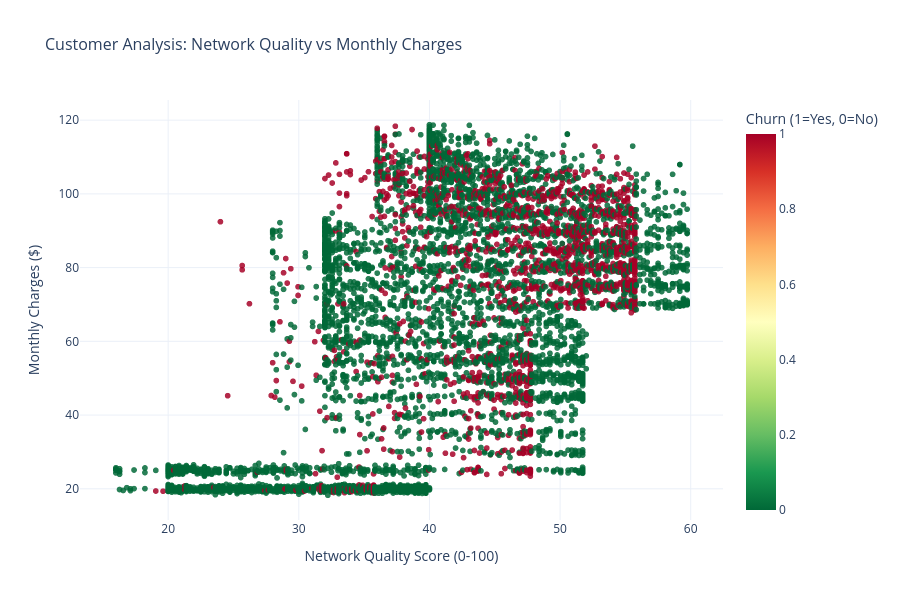

Notebook cell for this chart:
### Code cell
# Cell 6: Interactive Plotly Chart

fig = px.scatter(df, 
                 x='network_quality_score', 
                 y='MonthlyCharges',
                 color='churn_label',
                 hover_data=['tenure', 'InternetService', 'Contract'],
                 title='Customer Analysis: Network Quality vs Monthly Charges',
                 labels={'network_quality_score': 'Network Quality Score (0-100)',
                        'MonthlyCharges': 'Monthly Charges ($)',
                        'churn_label': 'Churn (1=Yes, 0=No)'},
                 color_continuous_scale='RdYlGn_r',
                 opacity=0.6)

fig.update_layout(
    width=900,
    height=600,
    title_font_size=16,
    template='plotly_white'
)
fig.show()

### Figure 1 — Plotly figure (JSON) as saved in the notebook; plotly's stock layout.template omitted (floating-point values rounded to 4 significant figures; data arrays with more than 128 entries replaced by an {"elided": "..."} marker saying what was removed)
{"data": [{"customdata": {"elided": "14086x3 mixed values"}, "hovertemplate": "Network Quality Score (0-100)=%{x}<br>Monthly Charges ($)=%{y}<br>tenure=%{customdata[0]}<br>InternetService=%{customdata[1]}<br>Contract=%{customdata[2]}<br>Churn (1=Yes, 0=No)=%{marker.color}<extra></extra>", "legendgroup": "", "marker": {"color": {"elided": "14086 int values"}, "coloraxis": "coloraxis", "opacity": 0.6, "symbol": "circle"}, "mode": "markers", "name": "", "showlegend": false, "type": "scattergl", "x": {"elided": "14086 float values"}, "xaxis": "x", "y": {"elided": "14086 float values"}, "yaxis": "y"}], "layout": {"coloraxis": {"colorbar": {"title": {"text": "Churn (1=Yes, 0=No)"}}, "colorscale": [[0, "rgb(0,104,55)"], [0.1, "rgb(26,152,80)"], [0.2, "rgb(102,189,99)"], [0.3, "rgb(166,217,106)"], [0.4, "rgb(217,239,139)"], [0.5, "rgb(255,255,191)"], [0.6, "rgb(254,224,139)"], [0.7, "rgb(253,174,97)"], [0.8, "rgb(244,109,67)"], [0.9, "rgb(215,48,39)"], [1, "rgb(165,0,38)"]]}, "height": 600, "legend": {"tracegroupgap": 0}, "title": {"font": {"size": 16}, "text": "Customer Analysis: Network Quality vs Monthly Charges"}, "width": 900, "xaxis": {"anchor": "y", "domain": [0, 1], "title": {"text": "Network Quality Score (0-100)"}}, "yaxis": {"anchor": "x", "domain": [0, 1], "title": {"text": "Monthly Charges ($)"}}}}
